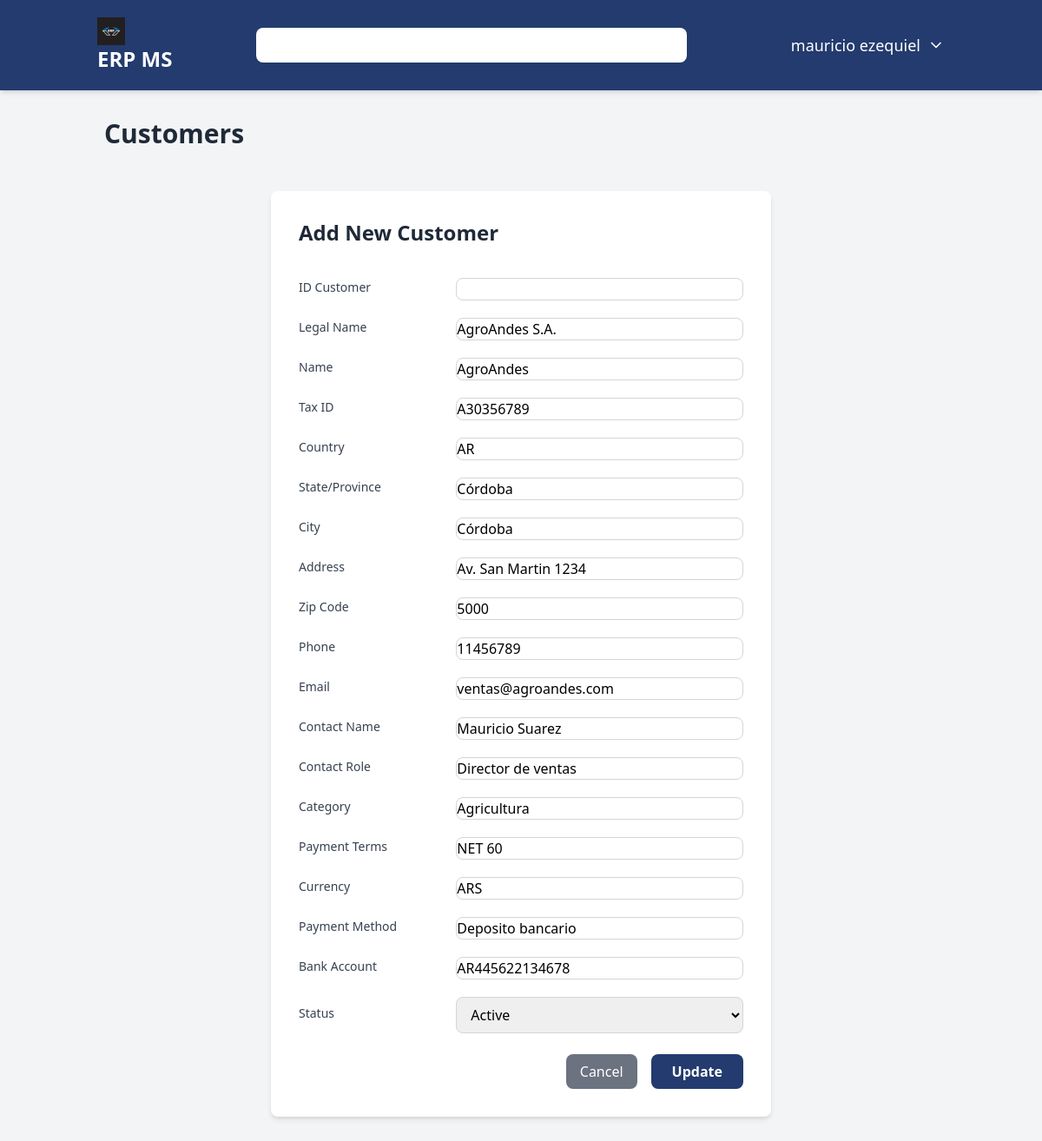
Page /customers/edit/1/ (signed in) on the committed database.
### users/models.py (models this page shows)
class User(AbstractUser):
    user_id = models.AutoField(primary_key=True)
    username = models.CharField(max_length=150, unique=True)
    password = models.CharField(max_length=128)
    USERNAME_FIELD = 'username'
    class Meta:
        db_table = 'users'
        verbose_name = 'User'
        verbose_name_plural = 'Users'

### customers/models.py (models this page shows, shortened)
class Customer(models.Model):
    id_customer = models.CharField(max_length=50, null=True, unique=True, verbose_name="Customer ID")
    legal_name = models.CharField(max_length=150, verbose_name="Legal Name")
    name = models.TextField(max_length=100, verbose_name="Name")
    tax_id = models.CharField(max_length=30, verbose_name="Tax ID")
    country = models.CharField(max_length=70, verbose_name="Country")
    state_province = models.CharField(max_length=70, verbose_name="State/Province")
    city = models.CharField(max_length=100, verbose_name="City")
    address = models.CharField(max_length=150, verbose_name="Address")
    zip_code = models.IntegerField(verbose_name="Zip Code")
    phone = models.IntegerField(verbose_name="Phone")
    email = models.EmailField(max_length=150, verbose_name="Email")
    contact_name = models.CharField(max_length=150, verbose_name="Contact Name")
    contact_role = models.CharField(max_length=150, verbose_name="Contact Role")
    category = models.CharField(max_length=150, verbose_name="Category")
    payment_terms = models.CharField(max_length=150, verbose_name="Payment Terms")
    currency = models.CharField(max_length=150, verbose_name="Currency")
    payment_method = models.CharField(max_length=150, verbose_name="Payment Method")
    bank_account = models.CharField(max_length=150, verbose_name="Bank Account")
    status = models.CharField(max_length=50, verbose_name="Status")
    create_at = models.DateTimeField(auto_now_add=True)
    updated_at = models.DateTimeField(auto_now=True)
    created_by = models.ForeignKey(settings.AUTH_USER_MODEL, on_delete=models.SET_NULL, null=True)
    class Meta:
        verbose_name = "Customer"
        verbose_name_plural = "Customers"

### customers/views.py (the view)
# urls.py: path('edit/<int:pk>/', views.customer_edit, name='customer_edit'),
@login_required
def customer_edit(request, pk):
    customer = get_object_or_404(Customer, pk=pk)
    max_permission = UserRole.objects.filter(user_id=request.user).aggregate(max_permission=models.Max('role__customers'))['max_permission'] or 0
    if max_permission == 1:
        return redirect('customers') # Redirect to customers if no permission
    if max_permission == 0:
        return redirect('dashboard') # Redirect to dashboard if no permission
    customer = Customer.objects.get(pk=pk)
    if request.method == 'POST':
        form = CustomerForm(request.POST, instance=customer)
        if form.is_valid():
            form.save()
            return redirect('customers:customer_list')
    else:
        form = CustomerForm(instance=customer)
    context = {
        'form': form,
        'customer': customer,
    }
    return render(request, 'customers/customer_form.html', context)

### customers/templates/customers/customer_form.html (shortened to what this page needs)
{% extends 'core/base.html' %}
{% load static %}
{% block content %}
<h2 class="text-3xl font-bold text-gray-800 mb-6 border-gray-400 pb-2">Customers</h2>
<div class="max-w-xl mx-auto bg-white p-8 rounded-lg shadow-md mt-10">
    <h2 class="text-2xl font-bold text-gray-800 mb-6 border-gray-400 pb-2">
        {% if supplier %}Edit Customer{% else %}Add New Customer{% endif %}
    </h2>
    <form method="post" class="space-y-6">
        <div class="space-y-4">
            <div class="flex items-center space-x-4">
                <label for="{{ form.id_customer.id_for_label }}" class="block text-sm font-medium text-gray-700 w-1/3">ID Customer</label>
                <div class="mt-1 w-2/3">
                   <input type="text" name="{{ form.id_customer.html_name }}" id="{{form.id_customer.id_for_label}}" class="w-full border border-gray-300 rounded-lg focus:outline-none focus:ring-2 focus:ring-[#233b6e]" required>
                </div>
            </div>
             <div class="flex items-center space-x-4">
                <label for="{{ form.legal_name.id_for_label }}" class="block text-sm font-medium text-gray-700 w-1/3">Legal Name</label>
                <div class="mt-1 w-2/3">
                   <input type="text" name="{{ form.legal_name.html_name }}" id="{{form.legal_name.id_for_label}}" value="{{ form.legal_name.value|default:'' }}" class="w-full border border-gray-300 rounded-lg focus:outline-none focus:ring-2 focus:ring-[#233b6e]" required>
                </div>
            </div>
             <div class="flex items-center space-x-4">
                <label for="{{ form.name.id_for_label }}" class="block text-sm font-medium text-gray-700 w-1/3">Name</label>
                <div class="mt-1 w-2/3">
                   <input type="text" name="{{ form.name.html_name }}" id="{{form.name.id_for_label}}" value="{{ form.name.value|default:'' }}" class="w-full border border-gray-300 rounded-lg focus:outline-none focus:ring-2 focus:ring-[#233b6e]" required>
                </div>
            </div>
             <div class="flex items-center space-x-4">
                <label for="{{ form.tax_id.id_for_label }}" class="block text-sm font-medium text-gray-700 w-1/3">Tax ID</label>
                <div class="mt-1 w-2/3">
                   <input type="text" name="{{ form.tax_id.html_name }}" id="{{form.tax_id.id_for_label}}" value="{{ form.tax_id.value|default:'' }}" class="w-full border border-gray-300 rounded-lg focus:outline-none focus:ring-2 focus:ring-[#233b6e]" required>
                </div>
            </div>
            <div class="flex items-center space-x-4">
                <label for="{{ form.country.id_for_label }}" class="block text-sm font-medium text-gray-700 w-1/3">Country</label>
                <div class="mt-1 w-2/3">
                   <input type="text" name="{{ form.country.html_name }}" id="{{form.country.id_for_label}}" value="{{ form.country.value|default:'' }}" class="w-full border border-gray-300 rounded-lg focus:outline-none focus:ring-2 focus:ring-[#233b6e]" required>
                </div>
            </div>
            <div class="flex items-center space-x-4">
                <label for="{{ form.state_province.id_for_label }}" class="block text-sm font-medium text-gray-700 w-1/3">State/Province</label>
                <div class="mt-1 w-2/3">
                   <input type="text" name="{{ form.state_province.html_name }}" id="{{form.state_province.id_for_label}}" value="{{ form.state_province.value|default:'' }}" class="w-full border border-gray-300 rounded-lg focus:outline-none focus:ring-2 focus:ring-[#233b6e]" required>
                </div>
            </div>
            <div class="flex items-center space-x-4">
                <label for="{{ form.city.id_for_label }}" class="block text-sm font-medium text-gray-700 w-1/3">City</label>
                <div class="mt-1 w-2/3">
                   <input type="text" name="{{ form.city.html_name }}" id="{{form.city.id_for_label}}" value="{{ form.city.value|default:'' }}" class="w-full border border-gray-300 rounded-lg focus:outline-none focus:ring-2 focus:ring-[#233b6e]" required>
                </div>
            </div>
            <div class="flex items-center space-x-4">
                <label for="{{ form.address.id_for_label }}" class="block text-sm font-medium text-gray-700 w-1/3">Address</label>
                <div class="mt-1 w-2/3">
                   <input type="text" name="{{ form.address.html_name }}" id="{{form.address.id_for_label}}" value="{{ form.address.value|default:'' }}" class="w-full border border-gray-300 rounded-lg focus:outline-none focus:ring-2 focus:ring-[#233b6e]" required>
                </div>
            </div>
            <div class="flex items-center space-x-4">
                <label for="{{ form.zip_code.id_for_label }}" class="block text-sm font-medium text-gray-700 w-1/3">Zip Code</label>
                <div class="mt-1 w-2/3">
                   <input type="text" name="{{ form.zip_code.html_name }}" id="{{form.zip_code.id_for_label}}" value="{{ form.zip_code.value|default:'' }}" class="w-full border border-gray-300 rounded-lg focus:outline-none focus:ring-2 focus:ring-[#233b6e]" required>
                </div>
            </div>
            <div class="flex items-center space-x-4">
                <label for="{{ form.phone.id_for_label }}" class="block text-sm font-medium text-gray-700 w-1/3">Phone</label>
                <div class="mt-1 w-2/3">
                   <input type="text" name="{{ form.phone.html_name }}" id="{{form.phone.id_for_label}}" value="{{ form.phone.value|default:'' }}" class="w-full border border-gray-300 rounded-lg focus:outline-none focus:ring-2 focus:ring-[#233b6e]" required>
                </div>
            </div>
            <div class="flex items-center space-x-4">
                <label for="{{ form.email.id_for_label }}" class="block text-sm font-medium text-gray-700 w-1/3">Email</label>
                <div class="mt-1 w-2/3">
                   <input type="email" name="{{ form.email.html_name }}" id="{{form.email.id_for_label}}" value="{{ form.email.value|default:'' }}" class="w-full border border-gray-300 rounded-lg focus:outline-none focus:ring-2 focus:ring-[#233b6e]" required>
                </div>
            </div>
            <div class="flex items-center space-x-4">
                <label for="{{ form.contact_name.id_for_label }}" class="block text-sm font-medium text-gray-700 w-1/3">Contact Name</label>
                <div class="mt-1 w-2/3">
                   <input type="text" name="{{ form.contact_name.html_name }}" id="{{form.contact_name.id_for_label}}" value="{{ form.contact_name.value|default:'' }}" class="w-full border border-gray-300 rounded-lg focus:outline-none focus:ring-2 focus:ring-[#233b6e]" required>
                </div>
            </div>
            <div class="flex items-center space-x-4">
                <label for="{{ form.contact_role.id_for_label }}" class="block text-sm font-medium text-gray-700 w-1/3">Contact Role</label>
                <div class="mt-1 w-2/3">
                   <input type="text" name="{{ form.contact_role.html_name }}" id="{{form.contact_role.id_for_label}}" value="{{ form.contact_role.value|default:'' }}" class="w-full border border-gray-300 rounded-lg focus:outline-none focus:ring-2 focus:ring-[#233b6e]" required>
                </div>
            </div>
            <div class="flex items-center space-x-4">
                <label for="{{ form.category.id_for_label }}" class="block text-sm font-medium text-gray-700 w-1/3">Category</label>
                <div class="mt-1 w-2/3">
                   <input type="text" name="{{ form.category.html_name }}" id="{{form.category.id_for_label}}" value="{{ form.category.value|default:'' }}" class="w-full border border-gray-300 rounded-lg focus:outline-none focus:ring-2 focus:ring-[#233b6e]" required>
                </div>
            </div>
            <div class="flex items-center space-x-4">
                <label for="{{ form.payment_terms.id_for_label }}" class="block text-sm font-medium text-gray-700 w-1/3">Payment Terms</label>
                <div class="mt-1 w-2/3">
                   <input type="text" name="{{ form.payment_terms.html_name }}" id="{{form.payment_terms.id_for_label}}" value="{{ form.payment_terms.value|default:'' }}" class="w-full border border-gray-300 rounded-lg focus:outline-none focus:ring-2 focus:ring-[#233b6e]" required>
                </div>
            </div>
            <div class="flex items-center space-x-4">
                <label for="{{ form.currency.id_for_label }}" class="block text-sm font-medium text-gray-700 w-1/3">Currency</label>
                <div class="mt-1 w-2/3">
                   <input type="text" name="{{ form.currency.html_name }}" id="{{form.currency.id_for_label}}" value="{{ form.currency.value|default:'' }}" class="w-full border border-gray-300 rounded-lg focus:outline-none focus:ring-2 focus:ring-[#233b6e]" required>
                </div>
            </div>
            <div class="flex items-center space-x-4">
                <label for="{{ form.payment_method.id_for_label }}" class="block text-sm font-medium text-gray-700 w-1/3">Payment Method</label>
                <div class="mt-1 w-2/3">
                   <input type="text" name="{{ form.payment_method.html_name }}" id="{{form.payment_method.id_for_label}}" value="{{ form.payment_method.value|default:'' }}" class="w-full border border-gray-300 rounded-lg focus:outline-none focus:ring-2 focus:ring-[#233b6e]" required>
                </div>
            </div>
            <div class="flex items-center space-x-4">
                <label for="{{ form.bank_account.id_for_label }}" class="block text-sm font-medium text-gray-700 w-1/3">Bank Account</label>
                <div class="mt-1 w-2/3">
                   <input type="text" name="{{ form.bank_account.html_name }}" id="{{form.bank_account.id_for_label}}" value="{{ form.bank_account.value|default:'' }}" class="w-full border border-gray-300 rounded-lg focus:outline-none focus:ring-2 focus:ring-[#233b6e]" required>
                </div>
            </div>
             <div class="flex items-center space-x-4">
                <label for="{{ form.status.id_for_label }}" class="block text-sm font-medium text-gray-700 w-1/3">Status</label>
                <div class="mt-1 w-2/3">
                   <select name="{{ form.status.html_name }}" id="{{form.status.id_for_label}}" class="w-full px-3 py-2 border border-gray-300 rounded-lg focus:outline-none focus:ring-2 focus:ring-[#233b6e]" required>
                      <option value="active" {% if form.status.value == "Active" %}selected{% endif %}>Active</option>
                   </select>
                </div>
            </div>
        </div>
        <div class="flex justify-end space-x-4">
            <a href="{% url 'customers:customers_list' %}" class="px-4 py-2 bg-gray-500 text-white rounded-lg hover:bg-gray-600">Cancel</a>
            <button type="submit" class="bg-[#233b6e] text-white font-semibold py-2 px-6 rounded-lg transition-colors duration-300 hover:bg-[#1a2c53]">{% if customer %}Update{% else %}Create{% endif %}</button>
        </div>
    </form>
</div>
{% endblock content %}

### core/templates/core/base.html (shortened to what this page needs)
{% load static %}
<!DOCTYPE html>
<html lang="en">
<head>
    <script src="https://cdn.tailwindcss.com"></script>
</head>
<body class="bg-gray-100 font-sans">
    <nav class="bg-[#233b6e] text-white shadow-md">
        <div class="container mx-auto px-4 py-4 flex flex-col md:flex-row justify-between items-center space-y-4 md:space-y-0">
            <a href="{% url 'dashboard' %}" class="text-2xl font-bold rounded-lg px-2 py-1 transition-all hover:bg-white/10">
                <img src="{% static 'img/logo-erp.jpg' %}" alt="ERP MS" class="h-8 w-8">
                <span>ERP MS</span>
            </a>
            <div class="relative w-full md:w-1/2">
                <input type="text" id="transaction-input" class="w-full rounded-lg px-4 py-2 text-gray-800 focus:outline-none focus:ring-2 focus:ring-white/50 placeholder-gray-400">
            </div>
            <div class="flex items-center space-x-6">
                <div class="relative">
                    <button id="user-menu-button" class="flex items-center space-x-2 text-lg font-medium transition-all hover:bg-white/10 p-2 rounded-lg">
                        <span>{{ user.first_name|default:user.username }}</span>
                        <svg xmlns="http://www.w3.org/2000/svg" width="20" height="20" viewBox="0 0 24 24" fill="none" stroke="currentColor" stroke-width="2" stroke-linecap="round" stroke-linejoin="round" class="lucide lucide-chevron-down"><path d="m6 9 6 6 6-6"></path></svg>
                    </button>
                </div>
            </div>
        </div>
    </nav>
    <main class="container mx-auto  p-8">
        {% block content %}
        {% endblock %}
    </main>
</body>
</html>

### rows in the picture
User: first_name "mauricio ezequiel"
Customer: legal_name "AgroAndes S.A.", name "AgroAndes", tax_id "A30356789", country "AR", state_province "Córdoba", city "Córdoba", address "Av. San Martin 1234", email "ventas@agroandes.com", contact_name "Mauricio Suarez", contact_role "Director de ventas", category "Agricultura", payment_terms "NET 60", currency "ARS", payment_method "Deposito bancario", bank_account "AR445622134678", status "Active"
